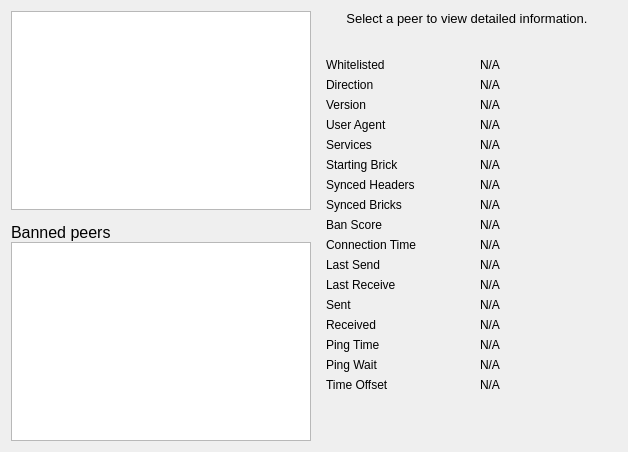
     <widget class="QWidget" name="tab_peers">
      <attribute name="title">
       <string>&amp;Peers</string>
      </attribute>
      <layout class="QGridLayout" name="gridLayout_2">
       <item row="0" column="0" rowspan="2">
        <layout class="QVBoxLayout" name="verticalLayout_101">
         <property name="spacing">
          <number>0</number>
         </property>
         <item>
          <widget class="QTableView" name="peerWidget">
           <property name="horizontalScrollBarPolicy">
            <enum>Qt::ScrollBarAsNeeded</enum>
           </property>
           <property name="tabKeyNavigation">
            <bool>false</bool>
           </property>
           <property name="sortingEnabled">
            <bool>true</bool>
           </property>
           <attribute name="horizontalHeaderHighlightSections">
            <bool>false</bool>
           </attribute>
          </widget>
         </item>
         <item>
          <widget class="QLabel" name="banHeading">
           <property name="sizePolicy">
            <sizepolicy hsizetype="Preferred" vsizetype="Minimum">
             <horstretch>0</horstretch>
             <verstretch>0</verstretch>
            </sizepolicy>
           </property>
           <property name="minimumSize">
            <size>
             <width>300</width>
             <height>32</height>
            </size>
           </property>
           <property name="maximumSize">
            <size>
             <width>16777215</width>
             <height>32</height>
            </size>
           </property>
           <property name="font">
            <font>
             <pointsize>12</pointsize>
            </font>
           </property>
           <property name="cursor">
            <cursorShape>IBeamCursor</cursorShape>
           </property>
           <property name="text">
            <string>Banned peers</string>
           </property>
           <property name="alignment">
            <set>Qt::AlignBottom|Qt::AlignLeading|Qt::AlignLeft</set>
           </property>
           <property name="wordWrap">
            <bool>true</bool>
           </property>
           <property name="textInteractionFlags">
            <set>Qt::NoTextInteraction</set>
           </property>
          </widget>
         </item>
         <item>
          <widget class="QTableView" name="banlistWidget">
           <property name="sizePolicy">
            <sizepolicy hsizetype="Expanding" vsizetype="Expanding">
             <horstretch>0</horstretch>
             <verstretch>0</verstretch>
            </sizepolicy>
           </property>
           <property name="horizontalScrollBarPolicy">
            <enum>Qt::ScrollBarAsNeeded</enum>
           </property>
           <property name="tabKeyNavigation">
            <bool>false</bool>
           </property>
           <property name="sortingEnabled">
            <bool>true</bool>
           </property>
           <attribute name="horizontalHeaderHighlightSections">
            <bool>false</bool>
           </attribute>
          </widget>
         </item>
        </layout>
       </item>
       <item row="0" column="1">
        <widget class="QLabel" name="peerHeading">
         <property name="sizePolicy">
          <sizepolicy hsizetype="Preferred" vsizetype="Minimum">
           <horstretch>0</horstretch>
           <verstretch>0</verstretch>
          </sizepolicy>
         </property>
         <property name="minimumSize">
          <size>
           <width>300</width>
           <height>32</height>
          </size>
         </property>
         <property name="font">
          <font>
           <pointsize>10</pointsize>
          </font>
         </property>
         <property name="cursor">
          <cursorShape>IBeamCursor</cursorShape>
         </property>
         <property name="text">
          <string>Select a peer to view detailed information.</string>
         </property>
         <property name="alignment">
          <set>Qt::AlignHCenter|Qt::AlignTop</set>
         </property>
         <property name="wordWrap">
          <bool>true</bool>
         </property>
         <property name="textInteractionFlags">
          <set>Qt::LinksAccessibleByMouse|Qt::TextSelectableByKeyboard|Qt::TextSelectableByMouse</set>
         </property>
        </widget>
       </item>
       <item row="1" column="1">
        <widget class="QWidget" name="detailWidget" native="true">
         <property name="minimumSize">
          <size>
           <width>300</width>
           <height>0</height>
          </size>
         </property>
         <layout class="QGridLayout" name="gridLayout_3">
          <item row="0" column="0">
           <widget class="QLabel" name="label_30">
            <property name="text">
             <string>Whitelisted</string>
            </property>
           </widget>
          </item>
          <item row="0" column="2">
           <widget class="QLabel" name="peerWhitelisted">
            <property name="cursor">
             <cursorShape>IBeamCursor</cursorShape>
            </property>
            <property name="text">
             <string>N/A</string>
            </property>
            <property name="textFormat">
             <enum>Qt::PlainText</enum>
            </property>
            <property name="textInteractionFlags">
             <set>Qt::LinksAccessibleByMouse|Qt::TextSelectableByKeyboard|Qt::TextSelectableByMouse</set>
            </property>
           </widget>
          </item>
          <item row="1" column="0">
           <widget class="QLabel" name="label_23">
            <property name="text">
             <string>Direction</string>
            </property>
           </widget>
          </item>
          <item row="1" column="2">
           <widget class="QLabel" name="peerDirection">
            <property name="cursor">
             <cursorShape>IBeamCursor</cursorShape>
            </property>
            <property name="text">
             <string>N/A</string>
            </property>
            <property name="textFormat">
             <enum>Qt::PlainText</enum>
            </property>
            <property name="textInteractionFlags">
             <set>Qt::LinksAccessibleByMouse|Qt::TextSelectableByKeyboard|Qt::TextSelectableByMouse</set>
            </property>
           </widget>
          </item>
          <item row="2" column="0">
           <widget class="QLabel" name="label_21">
            <property name="text">
             <string>Version</string>
            </property>
           </widget>
          </item>
          <item row="2" column="2">
           <widget class="QLabel" name="peerVersion">
            <property name="cursor">
             <cursorShape>IBeamCursor</cursorShape>
            </property>
            <property name="text">
             <string>N/A</string>
            </property>
            <property name="textFormat">
             <enum>Qt::PlainText</enum>
            </property>
            <property name="textInteractionFlags">
             <set>Qt::LinksAccessibleByMouse|Qt::TextSelectableByKeyboard|Qt::TextSelectableByMouse</set>
            </property>
           </widget>
          </item>
          <item row="3" column="0">
           <widget class="QLabel" name="label_28">
            <property name="text">
             <string>User Agent</string>
            </property>
           </widget>
          </item>
          <item row="3" column="2">
           <widget class="QLabel" name="peerSubversion">
            <property name="cursor">
             <cursorShape>IBeamCursor</cursorShape>
            </property>
            <property name="text">
             <string>N/A</string>
            </property>
            <property name="textFormat">
             <enum>Qt::PlainText</enum>
            </property>
            <property name="textInteractionFlags">
             <set>Qt::LinksAccessibleByMouse|Qt::TextSelectableByKeyboard|Qt::TextSelectableByMouse</set>
            </property>
           </widget>
          </item>
          <item row="4" column="0">
           <widget class="QLabel" name="label_4">
            <property name="text">
             <string>Services</string>
            </property>
           </widget>
          </item>
          <item row="4" column="2">
           <widget class="QLabel" name="peerServices">
            <property name="cursor">
             <cursorShape>IBeamCursor</cursorShape>
            </property>
            <property name="text">
             <string>N/A</string>
            </property>
            <property name="textFormat">
             <enum>Qt::PlainText</enum>
            </property>
            <property name="textInteractionFlags">
             <set>Qt::LinksAccessibleByMouse|Qt::TextSelectableByKeyboard|Qt::TextSelectableByMouse</set>
            </property>
           </widget>
          </item>
          <item row="5" column="0">
           <widget class="QLabel" name="label_29">
            <property name="text">
             <string>Starting Brick</string>
            </property>
           </widget>
          </item>
          <item row="5" column="2">
           <widget class="QLabel" name="peerHeight">
            <property name="cursor">
             <cursorShape>IBeamCursor</cursorShape>
            </property>
            <property name="text">
             <string>N/A</string>
            </property>
            <property name="textFormat">
             <enum>Qt::PlainText</enum>
            </property>
            <property name="textInteractionFlags">
             <set>Qt::LinksAccessibleByMouse|Qt::TextSelectableByKeyboard|Qt::TextSelectableByMouse</set>
            </property>
           </widget>
          </item>
          <item row="6" column="0">
           <widget class="QLabel" name="label_27">
            <property name="text">
             <string>Synced Headers</string>
            </property>
           </widget>
          </item>
          <item row="6" column="2">
           <widget class="QLabel" name="peerSyncHeight">
            <property name="cursor">
             <cursorShape>IBeamCursor</cursorShape>
            </property>
            <property name="text">
             <string>N/A</string>
            </property>
            <property name="textFormat">
             <enum>Qt::PlainText</enum>
            </property>
            <property name="textInteractionFlags">
             <set>Qt::LinksAccessibleByMouse|Qt::TextSelectableByKeyboard|Qt::TextSelectableByMouse</set>
            </property>
           </widget>
          </item>
          <item row="7" column="0">
           <widget class="QLabel" name="label_25">
            <property name="text">
             <string>Synced Bricks</string>
            </property>
           </widget>
          </item>
          <item row="7" column="2">
           <widget class="QLabel" name="peerCommonHeight">
            <property name="cursor">
             <cursorShape>IBeamCursor</cursorShape>
            </property>
            <property name="text">
             <string>N/A</string>
            </property>
            <property name="textFormat">
             <enum>Qt::PlainText</enum>
            </property>
            <property name="textInteractionFlags">
             <set>Qt::LinksAccessibleByMouse|Qt::TextSelectableByKeyboard|Qt::TextSelectableByMouse</set>
            </property>
           </widget>
          </item>
          <item row="8" column="0">
           <widget class="QLabel" name="label_24">
            <property name="text">
             <string>Ban Score</string>
            </property>
           </widget>
          </item>
          <item row="8" column="2">
           <widget class="QLabel" name="peerBanScore">
            <property name="cursor">
             <cursorShape>IBeamCursor</cursorShape>
            </property>
            <property name="text">
             <string>N/A</string>
            </property>
            <property name="textFormat">
             <enum>Qt::PlainText</enum>
            </property>
            <property name="textInteractionFlags">
             <set>Qt::LinksAccessibleByMouse|Qt::TextSelectableByKeyboard|Qt::TextSelectableByMouse</set>
            </property>
           </widget>
          </item>
          <item row="9" column="0">
           <widget class="QLabel" name="label_22">
            <property name="text">
             <string>Connection Time</string>
            </property>
           </widget>
          </item>
          <item row="9" column="2">
           <widget class="QLabel" name="peerConnTime">
            <property name="cursor">
             <cursorShape>IBeamCursor</cursorShape>
            </property>
            <property name="text">
             <string>N/A</string>
            </property>
            <property name="textFormat">
             <enum>Qt::PlainText</enum>
            </property>
            <property name="textInteractionFlags">
             <set>Qt::LinksAccessibleByMouse|Qt::TextSelectableByKeyboard|Qt::TextSelectableByMouse</set>
            </property>
           </widget>
          </item>
          <item row="10" column="0">
           <widget class="QLabel" name="label_15">
            <property name="text">
             <string>Last Send</string>
            </property>
           </widget>
          </item>
          <item row="10" column="2">
           <widget class="QLabel" name="peerLastSend">
            <property name="cursor">
             <cursorShape>IBeamCursor</cursorShape>
            </property>
            <property name="text">
             <string>N/A</string>
            </property>
            <property name="textFormat">
             <enum>Qt::PlainText</enum>
            </property>
            <property name="textInteractionFlags">
             <set>Qt::LinksAccessibleByMouse|Qt::TextSelectableByKeyboard|Qt::TextSelectableByMouse</set>
            </property>
           </widget>
          </item>
          <item row="11" column="0">
           <widget class="QLabel" name="label_19">
            <property name="text">
             <string>Last Receive</string>
            </property>
           </widget>
          </item>
          <item row="11" column="2">
           <widget class="QLabel" name="peerLastRecv">
            <property name="cursor">
             <cursorShape>IBeamCursor</cursorShape>
            </property>
            <property name="text">
             <string>N/A</string>
            </property>
            <property name="textFormat">
             <enum>Qt::PlainText</enum>
            </property>
            <property name="textInteractionFlags">
             <set>Qt::LinksAccessibleByMouse|Qt::TextSelectableByKeyboard|Qt::TextSelectableByMouse</set>
            </property>
           </widget>
          </item>
          <item row="12" column="0">
           <widget class="QLabel" name="label_18">
            <property name="text">
             <string>Sent</string>
            </property>
           </widget>
          </item>
          <item row="12" column="2">
           <widget class="QLabel" name="peerBytesSent">
            <property name="cursor">
             <cursorShape>IBeamCursor</cursorShape>
            </property>
            <property name="text">
             <string>N/A</string>
            </property>
            <property name="textFormat">
             <enum>Qt::PlainText</enum>
            </property>
            <property name="textInteractionFlags">
             <set>Qt::LinksAccessibleByMouse|Qt::TextSelectableByKeyboard|Qt::TextSelectableByMouse</set>
            </property>
           </widget>
          </item>
          <item row="13" column="0">
           <widget class="QLabel" name="label_20">
            <property name="text">
             <string>Received</string>
            </property>
           </widget>
          </item>
          <item row="13" column="2">
           <widget class="QLabel" name="peerBytesRecv">
            <property name="cursor">
             <cursorShape>IBeamCursor</cursorShape>
            </property>
            <property name="text">
             <string>N/A</string>
            </property>
            <property name="textFormat">
             <enum>Qt::PlainText</enum>
            </property>
            <property name="textInteractionFlags">
             <set>Qt::LinksAccessibleByMouse|Qt::TextSelectableByKeyboard|Qt::TextSelectableByMouse</set>
            </property>
           </widget>
          </item>
          <item row="14" column="0">
           <widget class="QLabel" name="label_26">
            <property name="text">
             <string>Ping Time</string>
            </property>
           </widget>
          </item>
          <item row="14" column="2">
           <widget class="QLabel" name="peerPingTime">
            <property name="cursor">
             <cursorShape>IBeamCursor</cursorShape>
            </property>
            <property name="text">
             <string>N/A</string>
            </property>
            <property name="textFormat">
             <enum>Qt::PlainText</enum>
            </property>
            <property name="textInteractionFlags">
             <set>Qt::LinksAccessibleByMouse|Qt::TextSelectableByKeyboard|Qt::TextSelectableByMouse</set>
            </property>
           </widget>
          </item>
          <item row="15" column="0">
           <widget class="QLabel" name="peerPingWaitLabel">
            <property name="toolTip">
             <string>The duration of a currently outstanding ping.</string>
            </property>
            <property name="text">
             <string>Ping Wait</string>
            </property>
           </widget>
          </item>
          <item row="15" column="2">
           <widget class="QLabel" name="peerPingWait">
            <property name="cursor">
             <cursorShape>IBeamCursor</cursorShape>
            </property>
            <property name="text">
             <string>N/A</string>
            </property>
            <property name="textFormat">
             <enum>Qt::PlainText</enum>
            </property>
            <property name="textInteractionFlags">
             <set>Qt::LinksAccessibleByMouse|Qt::TextSelectableByKeyboard|Qt::TextSelectableByMouse</set>
            </property>
           </widget>
          </item>
          <item row="16" column="0">
           <widget class="QLabel" name="label_timeoffset">
            <property name="text">
             <string>Time Offset</string>
            </property>
           </widget>
          </item>
          <item row="16" column="2">
           <widget class="QLabel" name="timeoffset">
            <property name="cursor">
             <cursorShape>IBeamCursor</cursorShape>
            </property>
            <property name="text">
             <string>N/A</string>
            </property>
            <property name="textFormat">
             <enum>Qt::PlainText</enum>
            </property>
            <property name="textInteractionFlags">
             <set>Qt::LinksAccessibleByMouse|Qt::TextSelectableByKeyboard|Qt::TextSelectableByMouse</set>
            </property>
           </widget>
          </item>
          <item row="17" column="1">
           <spacer name="verticalSpacer_3">
            <property name="orientation">
             <enum>Qt::Vertical</enum>
            </property>
            <property name="sizeHint" stdset="0">
             <size>
              <width>20</width>
              <height>40</height>
             </size>
            </property>
           </spacer>
          </item>
         </layout>
        </widget>
       </item>
      </layout>
     </widget>
